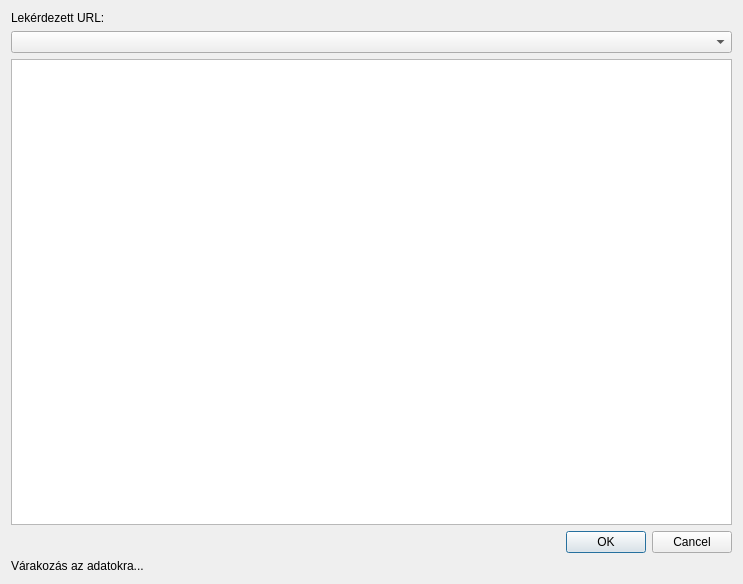
<?xml version="1.0" encoding="UTF-8"?>
<ui version="4.0">
 <class>Db_loader</class>
 <widget class="QDialog" name="Db_loader">
  <property name="geometry">
   <rect>
    <x>0</x>
    <y>0</y>
    <width>743</width>
    <height>584</height>
   </rect>
  </property>
  <property name="windowTitle">
   <string>Due Feladatbank</string>
  </property>
  <property name="windowIcon">
   <iconset resource="exercise_load_plugin_resources.qrc">
    <normaloff>:/Icon/database.png</normaloff>:/Icon/database.png</iconset>
  </property>
  <layout class="QVBoxLayout" name="verticalLayout_2">
   <item>
    <layout class="QVBoxLayout" name="verticalLayout">
     <item>
      <layout class="QHBoxLayout" name="horizontalLayout">
       <item>
        <widget class="QLabel" name="url_label">
         <property name="sizePolicy">
          <sizepolicy hsizetype="Fixed" vsizetype="Fixed">
           <horstretch>0</horstretch>
           <verstretch>0</verstretch>
          </sizepolicy>
         </property>
         <property name="text">
          <string>Lekérdezett URL:</string>
         </property>
        </widget>
       </item>
       <item>
        <widget class="QLabel" name="URL">
         <property name="text">
          <string/>
         </property>
        </widget>
       </item>
      </layout>
     </item>
     <item>
      <widget class="QComboBox" name="comboBox"/>
     </item>
     <item>
      <widget class="QTableView" name="betekint"/>
     </item>
     <item>
      <widget class="QDialogButtonBox" name="buttonBox">
       <property name="orientation">
        <enum>Qt::Horizontal</enum>
       </property>
       <property name="standardButtons">
        <set>QDialogButtonBox::Cancel|QDialogButtonBox::Ok</set>
       </property>
      </widget>
     </item>
     <item>
      <widget class="QLabel" name="label">
       <property name="text">
        <string>Várakozás az adatokra...</string>
       </property>
      </widget>
     </item>
    </layout>
   </item>
  </layout>
 </widget>
 <resources>
  <include location="exercise_load_plugin_resources.qrc"/>
 </resources>
 <connections>
  <connection>
   <sender>buttonBox</sender>
   <signal>accepted()</signal>
   <receiver>Db_loader</receiver>
   <slot>accept()</slot>
   <hints>
    <hint type="sourcelabel">
     <x>248</x>
     <y>254</y>
    </hint>
    <hint type="destinationlabel">
     <x>157</x>
     <y>274</y>
    </hint>
   </hints>
  </connection>
  <connection>
   <sender>buttonBox</sender>
   <signal>rejected()</signal>
   <receiver>Db_loader</receiver>
   <slot>reject()</slot>
   <hints>
    <hint type="sourcelabel">
     <x>316</x>
     <y>260</y>
    </hint>
    <hint type="destinationlabel">
     <x>286</x>
     <y>274</y>
    </hint>
   </hints>
  </connection>
 </connections>
</ui>
